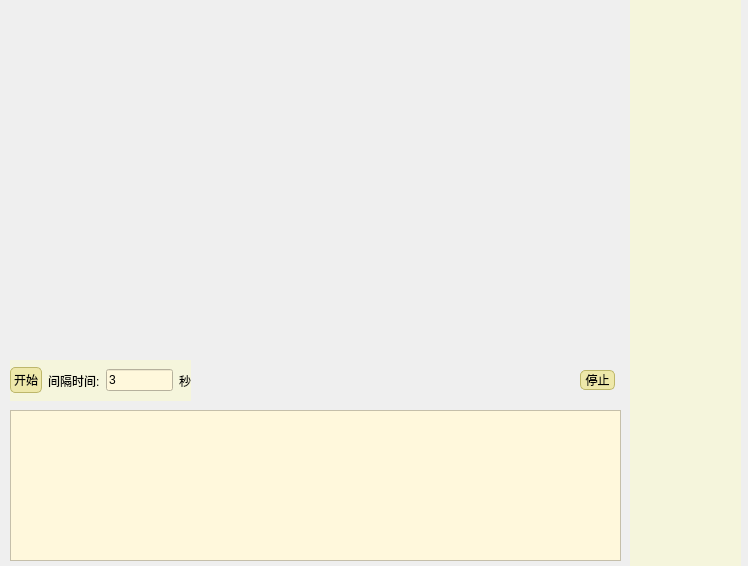
<?xml version="1.0" encoding="UTF-8"?>
<ui version="4.0">
 <class>dialog</class>
 <widget class="QDialog" name="dialog">
  <property name="geometry">
   <rect>
    <x>0</x>
    <y>0</y>
    <width>748</width>
    <height>566</height>
   </rect>
  </property>
  <property name="windowTitle">
   <string>exe</string>
  </property>
  <property name="autoFillBackground">
   <bool>true</bool>
  </property>
  <property name="styleSheet">
   <string notr="true">.QWidget {
   background-color: beige;
}

/* Nice Windows-XP-style password character. */
QLineEdit[echoMode=&quot;2&quot;] {
    lineedit-password-character: 9679;
}

/* We provide a min-width and min-height for push buttons
   so that they look elegant regardless of the width of the text. */
QPushButton {
    background-color: palegoldenrod;
    border-width: 1px;
    border-color: darkkhaki;
    border-style: solid;
    border-radius: 5;
    padding: 3px;
    min-width: 9ex;
    min-height: 2.5ex;
}

QPushButton:hover {
   background-color: khaki;
}

/* Increase the padding, so the text is shifted when the button is
   pressed. */
QPushButton:pressed {
    padding-left: 5px;
    padding-top: 5px;
    background-color: #d0d67c;
}



/* Mark mandatory fields with a brownish color. */
.mandatory {
    color: brown;
}


QStatusBar::item {
    border-width: 1;
    border-color: darkkhaki;
    border-style: solid;
    border-radius: 2;
}

QComboBox, QLineEdit, QSpinBox, QTextEdit, QListView {
    background-color: cornsilk;
    selection-color: #0a214c; 
    selection-background-color: #C19A6B;
}

QListView {
    show-decoration-selected: 1;
}

QListView::item:hover {
    background-color: wheat;
}



/* As mentioned above, eliminate the padding and increase the border. */
QLineEdit:focus, QFrame:focus {
    border-width: 3px;
    padding: 0px;
}



/* A QToolTip is a QLabel ... */
QToolTip {
    border: 2px solid darkkhaki;
    padding: 5px;
    border-radius: 3px;
    opacity: 200;
}

/* Nice to have the background color change when hovered. */
QRadioButton:hover, QCheckBox:hover {
    background-color: wheat;
}

/* Force the dialog's buttons to follow the Windows guidelines. */
QDialogButtonBox {
    button-layout: 0;
}


</string>
  </property>
  <widget class="QTextBrowser" name="text_area">
   <property name="geometry">
    <rect>
     <x>10</x>
     <y>410</y>
     <width>611</width>
     <height>151</height>
    </rect>
   </property>
   <property name="verticalScrollBarPolicy">
    <enum>Qt::ScrollBarAsNeeded</enum>
   </property>
  </widget>
  <widget class="QWidget" name="horizontalLayoutWidget">
   <property name="geometry">
    <rect>
     <x>10</x>
     <y>360</y>
     <width>181</width>
     <height>41</height>
    </rect>
   </property>
   <layout class="QHBoxLayout" name="horizontalLayout">
    <item>
     <widget class="QPushButton" name="pushButton_5">
      <property name="font">
       <font>
        <pointsize>9</pointsize>
       </font>
      </property>
      <property name="text">
       <string>开始</string>
      </property>
     </widget>
    </item>
    <item>
     <widget class="QLabel" name="label">
      <property name="text">
       <string>间隔时间:</string>
      </property>
     </widget>
    </item>
    <item>
     <widget class="QLineEdit" name="lineEdit">
      <property name="text">
       <string>3</string>
      </property>
     </widget>
    </item>
    <item>
     <widget class="QLabel" name="label_2">
      <property name="text">
       <string>秒</string>
      </property>
     </widget>
    </item>
   </layout>
  </widget>
  <widget class="QPushButton" name="pushButton_7">
   <property name="geometry">
    <rect>
     <x>580</x>
     <y>370</y>
     <width>35</width>
     <height>20</height>
    </rect>
   </property>
   <property name="font">
    <font>
     <pointsize>9</pointsize>
    </font>
   </property>
   <property name="text">
    <string>停止</string>
   </property>
  </widget>
  <widget class="QWidget" name="verticalLayoutWidget">
   <property name="geometry">
    <rect>
     <x>630</x>
     <y>0</y>
     <width>111</width>
     <height>571</height>
    </rect>
   </property>
   <layout class="QVBoxLayout" name="verticalLayout">
    <item>
     <widget class="QLabel" name="label_3">
      <property name="palette">
       <palette>
        <active>
         <colorrole role="Text">
          <brush brushstyle="SolidPattern">
           <color alpha="255">
            <red>85</red>
            <green>255</green>
            <blue>0</blue>
           </color>
          </brush>
         </colorrole>
         <colorrole role="Base">
          <brush brushstyle="SolidPattern">
           <color alpha="255">
            <red>204</red>
            <green>232</green>
            <blue>207</blue>
           </color>
          </brush>
         </colorrole>
         <colorrole role="Window">
          <brush brushstyle="SolidPattern">
           <color alpha="255">
            <red>255</red>
            <green>0</green>
            <blue>0</blue>
           </color>
          </brush>
         </colorrole>
        </active>
        <inactive>
         <colorrole role="Text">
          <brush brushstyle="SolidPattern">
           <color alpha="255">
            <red>85</red>
            <green>255</green>
            <blue>0</blue>
           </color>
          </brush>
         </colorrole>
         <colorrole role="Base">
          <brush brushstyle="SolidPattern">
           <color alpha="255">
            <red>204</red>
            <green>232</green>
            <blue>207</blue>
           </color>
          </brush>
         </colorrole>
         <colorrole role="Window">
          <brush brushstyle="SolidPattern">
           <color alpha="255">
            <red>255</red>
            <green>0</green>
            <blue>0</blue>
           </color>
          </brush>
         </colorrole>
        </inactive>
        <disabled>
         <colorrole role="Text">
          <brush brushstyle="SolidPattern">
           <color alpha="255">
            <red>120</red>
            <green>120</green>
            <blue>120</blue>
           </color>
          </brush>
         </colorrole>
         <colorrole role="Base">
          <brush brushstyle="SolidPattern">
           <color alpha="255">
            <red>255</red>
            <green>0</green>
            <blue>0</blue>
           </color>
          </brush>
         </colorrole>
         <colorrole role="Window">
          <brush brushstyle="SolidPattern">
           <color alpha="255">
            <red>255</red>
            <green>0</green>
            <blue>0</blue>
           </color>
          </brush>
         </colorrole>
        </disabled>
       </palette>
      </property>
      <property name="autoFillBackground">
       <bool>false</bool>
      </property>
      <property name="text">
       <string/>
      </property>
     </widget>
    </item>
   </layout>
  </widget>
 </widget>
 <resources/>
 <connections/>
</ui>
